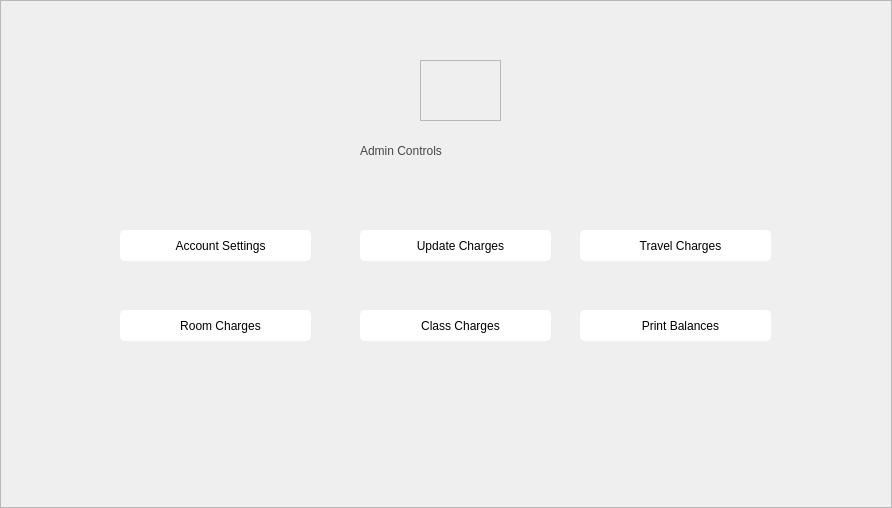
<?xml version="1.0" encoding="UTF-8"?>
<ui version="4.0">
 <class>MainWindow</class>
 <widget class="QMainWindow" name="MainWindow">
  <property name="geometry">
   <rect>
    <x>0</x>
    <y>0</y>
    <width>892</width>
    <height>508</height>
   </rect>
  </property>
  <property name="minimumSize">
   <size>
    <width>892</width>
    <height>508</height>
   </size>
  </property>
  <property name="maximumSize">
   <size>
    <width>892</width>
    <height>508</height>
   </size>
  </property>
  <property name="windowTitle">
   <string>MainWindow</string>
  </property>
  <widget class="QWidget" name="centralwidget">
   <widget class="QFrame" name="frame">
    <property name="geometry">
     <rect>
      <x>0</x>
      <y>0</y>
      <width>892</width>
      <height>508</height>
     </rect>
    </property>
    <property name="minimumSize">
     <size>
      <width>892</width>
      <height>508</height>
     </size>
    </property>
    <property name="maximumSize">
     <size>
      <width>892</width>
      <height>508</height>
     </size>
    </property>
    <property name="styleSheet">
     <string notr="true">background:url(:/home/adminCtrBg.png)</string>
    </property>
    <property name="frameShape">
     <enum>QFrame::StyledPanel</enum>
    </property>
    <property name="frameShadow">
     <enum>QFrame::Raised</enum>
    </property>
    <widget class="QLabel" name="label">
     <property name="geometry">
      <rect>
       <x>360</x>
       <y>130</y>
       <width>201</width>
       <height>41</height>
      </rect>
     </property>
     <property name="styleSheet">
      <string notr="true">QLabel{
		color:rgb(71, 71, 71);
		font: 22pt &quot;FONTSPRING DEMO - Grotesco Book &quot;;
background:transparent;
}</string>
     </property>
     <property name="text">
      <string>Admin Controls</string>
     </property>
    </widget>
    <widget class="QPushButton" name="pushButton_5">
     <property name="geometry">
      <rect>
       <x>120</x>
       <y>230</y>
       <width>191</width>
       <height>31</height>
      </rect>
     </property>
     <property name="cursor">
      <cursorShape>PointingHandCursor</cursorShape>
     </property>
     <property name="styleSheet">
      <string notr="true">QPushButton{
	font: 25 13pt &quot;Segoe UI Light&quot;;
background:WHITE;
	border-radius: 5px;
	padding-left: 10px;
	color:Black;
    font:;
	border-radius:5px
}

QPushButton:hover
{
color:rgb(0, 0, 0);    
	font: 12pt &quot;Segoe UI Semilight&quot;;
	border: 1px solid rgb(64, 71, 88);
border-radius:5px;
}
QPushButton:pressed {	
	background-color: rgb(24, 22, 100);
}

</string>
     </property>
     <property name="text">
      <string>Account Settings</string>
     </property>
     <property name="autoDefault">
      <bool>false</bool>
     </property>
     <property name="default">
      <bool>false</bool>
     </property>
    </widget>
    <widget class="QPushButton" name="pushButton_6">
     <property name="geometry">
      <rect>
       <x>360</x>
       <y>230</y>
       <width>191</width>
       <height>31</height>
      </rect>
     </property>
     <property name="cursor">
      <cursorShape>PointingHandCursor</cursorShape>
     </property>
     <property name="styleSheet">
      <string notr="true">QPushButton{
	font: 25 13pt &quot;Segoe UI Light&quot;;
background:WHITE;
	border-radius: 5px;
	padding-left: 10px;
	color:Black;
    font:;
	border-radius:5px
}

QPushButton:hover
{
color:rgb(0, 0, 0);    
	font: 12pt &quot;Segoe UI Semilight&quot;;
	border: 1px solid rgb(64, 71, 88);
border-radius:5px;
}
QPushButton:pressed {	
	background-color: rgb(24, 22, 100);
}

</string>
     </property>
     <property name="text">
      <string>Update Charges</string>
     </property>
     <property name="autoDefault">
      <bool>false</bool>
     </property>
     <property name="default">
      <bool>false</bool>
     </property>
    </widget>
    <widget class="QPushButton" name="pushButton_7">
     <property name="geometry">
      <rect>
       <x>580</x>
       <y>230</y>
       <width>191</width>
       <height>31</height>
      </rect>
     </property>
     <property name="cursor">
      <cursorShape>PointingHandCursor</cursorShape>
     </property>
     <property name="styleSheet">
      <string notr="true">QPushButton{
	font: 25 13pt &quot;Segoe UI Light&quot;;
background:WHITE;
	border-radius: 5px;
	padding-left: 10px;
	color:Black;
    font:;
	border-radius:5px
}

QPushButton:hover
{
color:rgb(0, 0, 0);    
	font: 12pt &quot;Segoe UI Semilight&quot;;
	border: 1px solid rgb(64, 71, 88);
border-radius:5px;
}
QPushButton:pressed {	
	background-color: rgb(24, 22, 100);
}
</string>
     </property>
     <property name="text">
      <string>Travel Charges</string>
     </property>
     <property name="autoDefault">
      <bool>false</bool>
     </property>
     <property name="default">
      <bool>false</bool>
     </property>
    </widget>
    <widget class="QPushButton" name="pushButton_8">
     <property name="geometry">
      <rect>
       <x>580</x>
       <y>310</y>
       <width>191</width>
       <height>31</height>
      </rect>
     </property>
     <property name="cursor">
      <cursorShape>PointingHandCursor</cursorShape>
     </property>
     <property name="styleSheet">
      <string notr="true">QPushButton{
	font: 25 13pt &quot;Segoe UI Light&quot;;
background:WHITE;
	border-radius: 5px;
	padding-left: 10px;
	color:Black;
    font:;
	border-radius:5px
}

QPushButton:hover
{
color:rgb(0, 0, 0);    
	font: 12pt &quot;Segoe UI Semilight&quot;;
	border: 1px solid rgb(64, 71, 88);
border-radius:5px;
}
QPushButton:pressed {	
	background-color: rgb(24, 22, 100);
}
</string>
     </property>
     <property name="text">
      <string>Print Balances</string>
     </property>
     <property name="autoDefault">
      <bool>false</bool>
     </property>
     <property name="default">
      <bool>false</bool>
     </property>
    </widget>
    <widget class="QPushButton" name="pushButton_9">
     <property name="geometry">
      <rect>
       <x>360</x>
       <y>310</y>
       <width>191</width>
       <height>31</height>
      </rect>
     </property>
     <property name="cursor">
      <cursorShape>PointingHandCursor</cursorShape>
     </property>
     <property name="styleSheet">
      <string notr="true">QPushButton{
	font: 25 13pt &quot;Segoe UI Light&quot;;
background:WHITE;
	border-radius: 5px;
	padding-left: 10px;
	color:Black;
    font:;
	border-radius:5px
}

QPushButton:hover
{
color:rgb(0, 0, 0);    
	font: 12pt &quot;Segoe UI Semilight&quot;;
	border: 1px solid rgb(64, 71, 88);
border-radius:5px;
}
QPushButton:pressed {	
	background-color: rgb(24, 22, 100);
}
</string>
     </property>
     <property name="text">
      <string>Class Charges</string>
     </property>
     <property name="autoDefault">
      <bool>false</bool>
     </property>
     <property name="default">
      <bool>false</bool>
     </property>
    </widget>
    <widget class="QPushButton" name="pushButton_10">
     <property name="geometry">
      <rect>
       <x>120</x>
       <y>310</y>
       <width>191</width>
       <height>31</height>
      </rect>
     </property>
     <property name="cursor">
      <cursorShape>PointingHandCursor</cursorShape>
     </property>
     <property name="styleSheet">
      <string notr="true">QPushButton{
	font: 25 13pt &quot;Segoe UI Light&quot;;
background:WHITE;
	border-radius: 5px;
	padding-left: 10px;
	color:Black;
    font:;
	border-radius:5px
}

QPushButton:hover
{
color:rgb(0, 0, 0);    
	font: 12pt &quot;Segoe UI Semilight&quot;;
	border: 1px solid rgb(64, 71, 88);
border-radius:5px;
}
QPushButton:pressed {	
	background-color: rgb(24, 22, 100);
}
</string>
     </property>
     <property name="text">
      <string>Room Charges</string>
     </property>
     <property name="autoDefault">
      <bool>false</bool>
     </property>
     <property name="default">
      <bool>false</bool>
     </property>
    </widget>
    <widget class="QFrame" name="frame_2">
     <property name="geometry">
      <rect>
       <x>420</x>
       <y>60</y>
       <width>81</width>
       <height>61</height>
      </rect>
     </property>
     <property name="styleSheet">
      <string notr="true">background:url(:/home/user (1).png)</string>
     </property>
     <property name="frameShape">
      <enum>QFrame::StyledPanel</enum>
     </property>
     <property name="frameShadow">
      <enum>QFrame::Raised</enum>
     </property>
    </widget>
   </widget>
  </widget>
 </widget>
 <resources>
  <include location="resources/homeicon.qrc"/>
 </resources>
 <connections/>
</ui>
